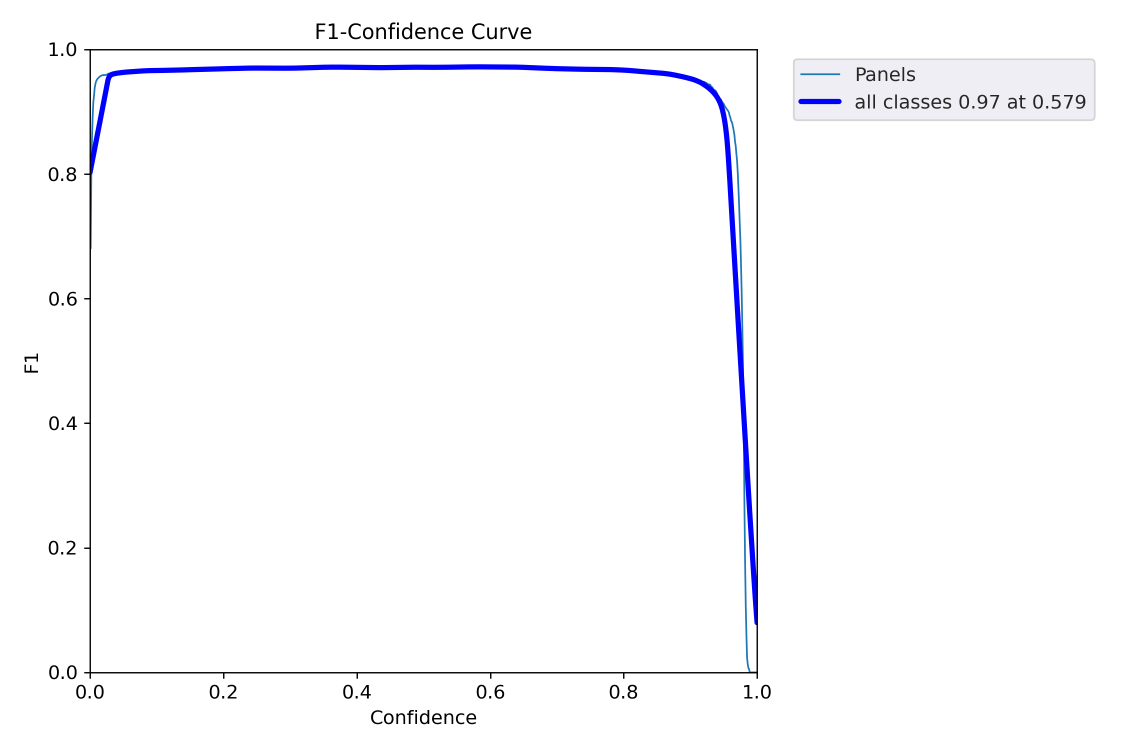
#> input picture Panels/F1_curve.png, 2250 x 1500 px, given as the content of the folder yolov5, which was not available (shown at 1/2 size)
$ jupyter execute --allow-errors Final_data298.ipynb   (shell and % lines are left out)   (text cells are left out)
#> lines starting #> are read from the running program, lines starting #| are printed output that depends on the picture; after the words box and inside, x2 and y2 are one past the last pixel; in counts of white or black regions, pixels touching at a corner belong together; pictures that were not available may be replaced by others from this repository, and a replacement may not be noted
[cell 1]
import os
import cv2 as cv
import pandas as pd
import easyocr
import matplotlib.pyplot as plt
import numpy as np
import easyocr

[cell 2]
%cd yolov5

import torch
import utils
#> (the rest of this cell did not finish here and is left out)

[cell 3]
# Getting the cropped pics of the panels

# !python detect.py --save-txt --source  --weights

[cell 4]
# Storing the panels and sorting them in correct order
panels = []
for root,dir,files in os.walk(os.path.abspath("/content/yolov5/runs/detect/exp/crops/Panels/")):
  for file in files:
    panels.append((os.path.join(root, file)))

[cell 5]
panels.sort()

[cell 6]
panels

[cell 7]
for i in range(len(panels)):
  !python /content/yolov5/detect.py --save-crop --save-txt --source {panels[i]} --weights /content/best_speechballoons.pt

[cell 8]
# [28 lines left out: function sorting_speech_balloons, not called in this run]

[cell 9]
#Speech_balloon table with distance
speech_baloons_paths_main = []
temp = []
panel_number = 0
dataframe = pd.DataFrame(columns = ['Panel_no',	'Class',	'X_center',	'y_center',	'height',	'width'])
for i in range(2,len(panels)+2):
  for root,dir,files in os.walk(os.path.abspath("/content/yolov5/runs/detect/exp{0}/labels/".format(i))):
    for file in files:
      temp.append(os.path.join(root, file))
      print('sddddddddddddd',temp)
      # zz = '{fname}'.format(fname=temp)
for k in range(len(temp)):
  panel_number += 1
  df = pd.read_csv(temp[k], header = None, sep=" ")
  # panel_number += 1
  dff = sorting_speech_balloons(df,panel_number)
      # print(dff)
  dataframe = dataframe.append(dff, ignore_index=True)

#Use concat instead of append

[cell 10]
dataframe

[cell 11]
#==================================================================================================================

[cell 12]
beta = []
def crop_convex_hull(img):
  img = cv.resize(img, (400, 350))
  Thresh_original = img.copy()
  Hull_biggestarea = img.copy()
  gray = cv.cvtColor(img,cv.COLOR_BGR2GRAY)
  _,binary = cv.threshold(gray,245,255,cv.THRESH_BINARY)
  contours1, hirechay1 = cv.findContours(binary,cv.RETR_EXTERNAL,cv.CHAIN_APPROX_SIMPLE)
  con_thresh = cv.drawContours(Thresh_original,contours1, -1,(0,255,0),3) #-1 is to detect all contours, (255,255,255)=>green line, 3=> thickness
  #Biggest contours
  if len(contours1)>=1:
    biggest_contours = max(contours1, key = cv.contourArea)
    hull_biggest = cv.convexHull(biggest_contours)
    cv.drawContours(Hull_biggestarea,[hull_biggest],0,(0,0,255),3)
    mask = np.zeros(gray.shape, np.uint8)
    cv.drawContours(mask, [hull_biggest], 0, 255, -1)
    result = cv.bitwise_and(img, img, mask=mask)
    # plt.imshow(result)

    results = reader.readtext(result)
  else:
    results = reader.readtext(img)
  return results
  # return result

# [12 lines left out: functions preprocess_text, list_text, not called in this run]
# [4 lines of commented-out code are left out]

[cell 13]
speech_baloons_paths = []
temp = []
for i in range(2,len(panels)+2):
  for root,dir,files in os.walk(os.path.abspath("/content/yolov5/runs/detect/exp{0}/crops/".format(i))):
    for file in files:
      temp.append(os.path.join(root, file))
#> further down, img is the input picture: shape (1500, 2250, 3); mean B, G, R 252.4, 250.2, 250.1
      # print(temp)
  temp.sort()
  speech_baloons_paths.append(temp)
  temp = []
#> (the rest of this cell did not finish here and is left out)

#> in crop_convex_hull, `img = cv.resize(img, (400, 350))`:
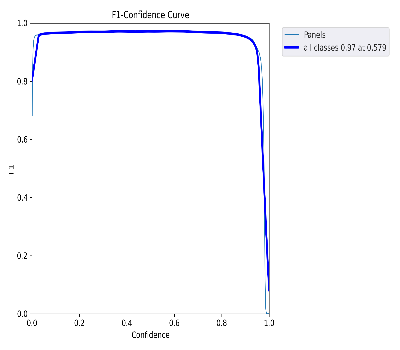
#> img: shape (350, 400, 3); mean of channels 0, 1, 2 252.9, 250.6, 250.5; drawn as B, G, R
#> in crop_convex_hull, `_,binary = cv.threshold(gray,245,255,cv.THRESH_BINARY)`:
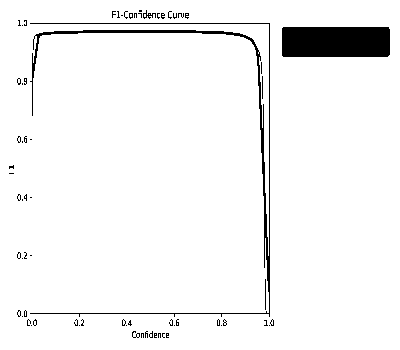
#> binary: shape (350, 400); 95.6% white; 69 black regions (63 under 20 px), largest, box (x1, y1, x2, y2) and area: (282, 27, 390, 57) 3233, (30, 23, 270, 317) 2223, (143, 10, 156, 19) 45, (265, 279, 266, 310) 31, (132, 331, 140, 338) 24, (262, 76, 263, 99) 23
#> in crop_convex_hull, `contours1, hirechay1 = cv.findContours(binary,cv.RETR_EXTERNAL,cv.CHAI..`: contours1 = [[[0, 0], [0, 349], [399, 349], [399, 0]]]; hirechay1 = [[-1, -1, -1, -1]]
#> in crop_convex_hull, `con_thresh = cv.drawContours(Thresh_original,contours1, -1,(0,255,0),3)`:
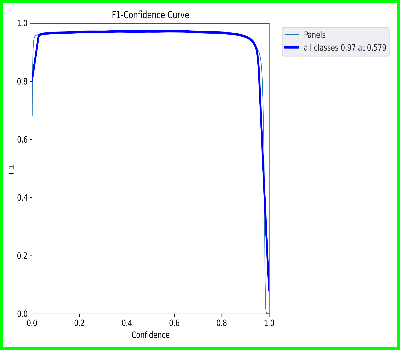
#> con_thresh: shape (350, 400, 3); mean of channels 0, 1, 2 244.7, 250.6, 242.4; drawn as B, G, R
#> in crop_convex_hull, `biggest_contours = max(contours1, key = cv.contourArea)`: biggest_contours = [[0, 0], [0, 349], [399, 349], [399, 0]]
#> in crop_convex_hull, `hull_biggest = cv.convexHull(biggest_contours)`: hull_biggest = [[399, 0], [399, 349], [0, 349], [0, 0]]
#> in crop_convex_hull, `cv.drawContours(Hull_biggestarea,[hull_biggest],0,(0,0,255),3)`:
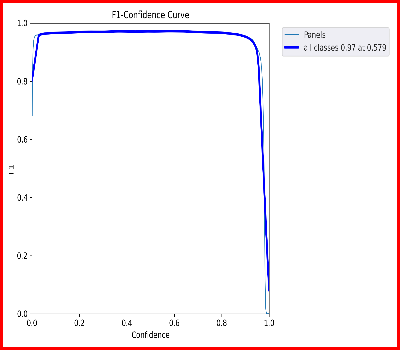
#> Hull_biggestarea: shape (350, 400, 3); 3.19% of pixels changed, all inside (x1, y1, x2, y2) = (0, 0, 400, 350); drawn as B, G, R
#> in crop_convex_hull, `cv.drawContours(mask, [hull_biggest], 0, 255, -1)`: mask: shape (350, 400); every value is 255
print(beta)

[cell 14]
speech_baloons_paths

[cell 15]
text_dataframe = pd.DataFrame(beta,columns=['Text'])
text_dataframe

[cell 16]
Text_dataframe = dataframe.join(text_dataframe['Text'])

[cell 17]
Text_dataframe

[cell 18]
for i in range(len(panels)):
  !python /content/yolov5/detect.py --save-txt --source {panels[i]} --weights /content/best_char.pt

[cell 19]
#Speech_balloon table with distance
# speech_baloons_paths_main = []
temp = []
panel_number = 0
dataframe = pd.DataFrame(columns = ['Panel_no',	'Class',	'X_center',	'y_center',	'height',	'width'])
for i in range(len(panels)+2,len(panels)+2+len(panels)):
  for root,dir,files in os.walk(os.path.abspath("/content/yolov5/runs/detect/exp{0}/labels/".format(i))):
    for file in files:
      temp.append(os.path.join(root, file))
      print('sddddddddddddd',temp)
      # zz = '{fname}'.format(fname=temp)
for k in range(len(temp)):
  df = pd.read_csv(temp[k], header = None, sep=" ")
  panel_number += 1
  dff = sorting_speech_balloons(df,panel_number)
      # print(dff)
  dataframe = dataframe.append(dff, ignore_index=True)
#concat

[cell 20]
Character_table = dataframe

[cell 21]
Character_table

[cell 22]
Text_dataframe

[cell 23]
JOined_data = Character_table.merge(Text_dataframe, left_on='Panel_no', right_on='Panel_no', how='right')

[cell 24]
JOined_data

[cell 25]
JOined_data = JOined_data.drop(['height_x', 'width_x', 'height_y', 'width_y' ], axis = 1)

[cell 26]
JOined_data

[cell 27]
JOined_data['Distance'] = np.sqrt(((JOined_data['X_center_y'] - JOined_data['X_center_x'])**2)+((JOined_data['y_center_y'] - JOined_data['y_center_x'])**2))

[cell 28]
JOined_data

[cell 29]
JOined_data['rnk'] = JOined_data.groupby(['Panel_no','Text'])['Distance'].rank(method='min', ascending=True).astype(float)

[cell 30]
JOined_data

[cell 31]
Joined = JOined_data.query("rnk == 1 | rnk.isnull()",engine='python')

[cell 32]
Joined

[cell 33]
Joined = Joined.sort_values(by=['Panel_no', 'X_center_y'])

[cell 34]
Joined

[cell 35]
%cd Real-Time-Voice-Cloning/

[cell 36]
from IPython.display import Audio
from IPython.utils import io
from synthesizer.inference import Synthesizer
from encoder import inference as encoder
from vocoder import inference as vocoder
from pathlib import Path
import numpy as np
import librosa
import soundfile as sf

[cell 37]
encoder_weights = Path("/content/encoder.pt")
vocoder_weights = Path("/content/vocoder.pt")
syn_dir = Path("/content/synthesizer.pt")
encoder.load_model(encoder_weights)
#> (this line was passed over: encoder is not available in this run)
#> (the rest of this cell did not finish here and is left out)

[cell 38]
charcternames = {'BlackCat':'/content/8238-274553-0000.flac',
                 'Man': '/content/1081-125237-0000.flac', 'MaryJane': '/content/5688-15787-0000.flac',
                 'Rhino': '/content/1723-141149-0000.flac', 'Sandman': '/content/481-123719-0000.flac',
                 'Vulture':'/content/3723-171115-0000.flac', 'Spiderman': '/content/spider-man-mvc-The_synthesizer_expe_new.wav',
                 'Woman': '/content/4088-158077-0000.flac'}

[cell 39]
# [13 lines left out: function speech_generate, not called in this run]

[cell 40]
y = []
x = []
panelz = 1
#> (the rest of this cell did not finish here and is left out)

[cell 41]
y

#> (a cell that did not finish here is left out)

[cell 43]
import moviepy.editor as mymovie
from moviepy.editor import ImageClip, AudioFileClip, CompositeVideoClip, VideoFileClip,concatenate_videoclips
#> (the rest of this cell did not finish here and is left out)

[cell 44]
zz = []
#> (the rest of this cell did not finish here and is left out)

[cell 45]
zz

[cell 46]
clips = []
for i in range(len(zz)):
  clip = VideoFileClip(zz[i])
  clips.append(clip)

#> (the rest of this cell did not finish here and is left out)
